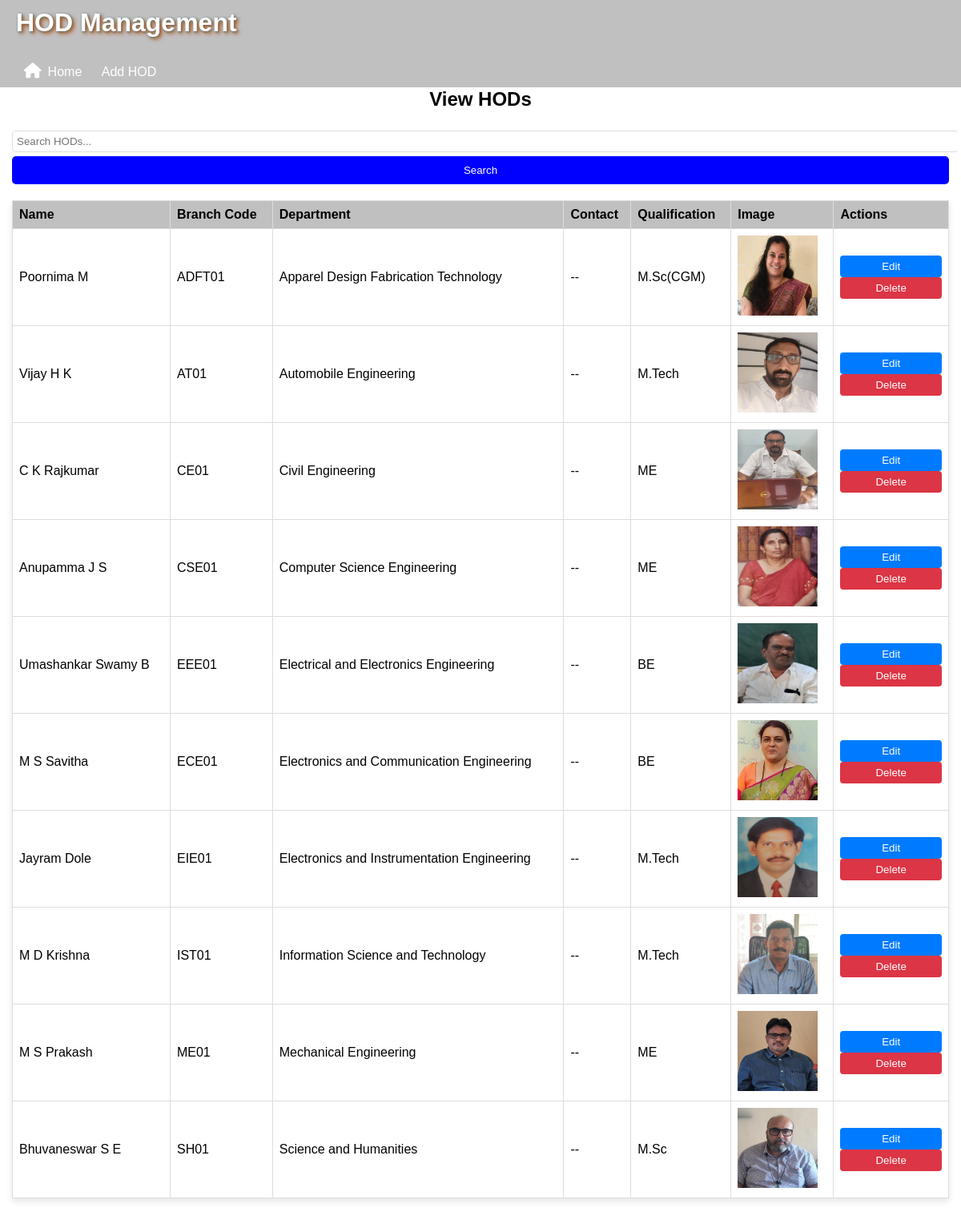
Page /hods (signed in) on the committed database.
### models.py (models this page shows)
class HOD(db.Model):
    __tablename__ = 'hods'  # Explicitly set table name
    id = db.Column(db.Integer, primary_key=True)
    hod_name = db.Column(db.String(100), nullable=False)
    department = db.Column(db.String(100), nullable=False)
    contact = db.Column(db.String(15), nullable=False)  # Changed from Integer to String
    qualification = db.Column(db.String(100), nullable=False)
    branch_code = db.Column(db.String(10), db.ForeignKey('branches.branch_code'), nullable=True)  # Fixed FK reference
    image_url = db.Column(db.String(255), nullable=True)

### app.py (the view)
@app.route('/hods')
@login_required
def view_hods():
    query = request.args.get('query', '')
    if query:
        hods = HOD.query.filter(
            (HOD.hod_name.ilike(f"%{query}%")) |
            (HOD.branch_code.ilike(f"%{query}%")) |
            (HOD.department.ilike(f"%{query}%")) |
            (HOD.qualification.ilike(f"%{query}%"))
        ).order_by(HOD.department.asc()).all()  # Sorting by hod_id in ascending order
    else:
        hods = HOD.query.order_by(HOD.department.asc()).all()  # Sorting by hod_id in ascending order
    return render_template("view_hod.html", hod_members=hods)

### app.py (called while the page is built)
@login_manager.user_loader
def load_user(user_id):
    return User.query.get(int(user_id))

### templates/view_hod.html (shortened to what this page needs)
{% extends "hod.html" %}
{% block content %}
<h2>View HODs</h2>
<form method="GET" action="{{ url_for('view_hods') }}">
  <input type="text" name="query" placeholder="Search HODs..." value="{{ request.args.get('query', '') }}">
  <button type="submit">Search</button>
</form>
<table>
  <thead>
  <tr>
    <th>Name</th>
    <th>Branch Code</th>
    <th>Department</th>
    <th>Contact</th>
    <th>Qualification</th>
    <th>Image</th>
    <th>Actions</th>
  </tr>
  </thead>
  <tbody>
  {% for hod in hod_members %}
  <tr>
    <td>{{ hod.hod_name }}</td>
    <td>{{ hod.branch_code }}</td>
    <td>{{ hod.department }}</td>
    <td>{{ hod.contact }}</td>
    <td>{{ hod.qualification }}</td>
    <td>
      {% if hod.image_url %}
      <img src="{{ hod.image_url }}" alt="HOD Image" width="100" height="100">
      {% else %}
      No Image
      {% endif %}
    </td>
    <td>
      <a href="{{ url_for('edit_hod', id=hod.id) }}">
        <button type="button" class="edit-btn">Edit</button>
      </a>
      <form action="{{ url_for('delete_hod', id=hod.id) }}" method="POST" style="display:inline;">
        <button type="submit" class="delete-btn" onclick="return confirm('Are you sure you want to delete this HOD?');">Delete</button>
      </form>
    </td>
  </tr>
  {% endfor %}
  </tbody>
</table>
{% endblock %}

### static/styles.css (style rules this page uses)
body { font-family: Arial, sans-serif; margin: 5px; padding: 0; height: 100vh; }
h2 { text-align: center; }
input { width: 100%; padding: 10px; margin: 10px 0; border: 1px solid #ddd; border-radius: 5px; }
table { width: 100%; border-collapse: collapse; margin-top: 20px; box-shadow: 0 4px 8px rgba(0, 0, 0, 0.1); }
table th, table td { border: 1px solid #ddd; padding: 8px; text-align: left; }
table th { background-color: silver; color: black; }
form input { margin: 5px 0; padding: 5px; }
button { width: 100%; padding: 10px; background-color: #0000ff; color: white; border: none; border-radius:5px; cursor: pointer; }

### templates/view_hod.html (style rules this page uses)
.edit-btn { background-color: #007BFF; color: white; border: none; padding: 6px 12px; cursor: pointer; border-radius: 4px; }
.delete-btn { background-color: #dc3545; color: white; border: none; padding: 6px 12px; cursor: pointer; border-radius: 4px; }

### rows in the picture
HOD: hod_name "Poornima M", branch_code "ADFT01", department "Apparel Design Fabrication Technology", contact "--", qualification "M.Sc(CGM)", image_url (picture)
HOD: hod_name "Vijay H K", branch_code "AT01", department "Automobile Engineering", contact "--", qualification "M.Tech", image_url (picture)
HOD: hod_name "C K Rajkumar", branch_code "CE01", department "Civil Engineering", contact "--", qualification "ME", image_url (picture)
HOD: hod_name "Anupamma J S", branch_code "CSE01", department "Computer Science Engineering", contact "--", qualification "ME", image_url (picture)
HOD: hod_name "Umashankar Swamy B", branch_code "EEE01", department "Electrical and Electronics Engineering", contact "--", qualification "BE", image_url (picture)
HOD: hod_name "M S Savitha", branch_code "ECE01", department "Electronics and Communication Engineering", contact "--", qualification "BE", image_url (picture)
HOD: hod_name "Jayram Dole", branch_code "EIE01", department "Electronics and Instrumentation Engineering", contact "--", qualification "M.Tech", image_url (picture)
HOD: hod_name "M D Krishna", branch_code "IST01", department "Information Science and Technology", contact "--", qualification "M.Tech", image_url (picture)
HOD: hod_name "M S Prakash", branch_code "ME01", department "Mechanical Engineering", contact "--", qualification "ME", image_url (picture)
HOD: hod_name "Bhuvaneswar S E", branch_code "SH01", department "Science and Humanities", contact "--", qualification "M.Sc", image_url (picture)
